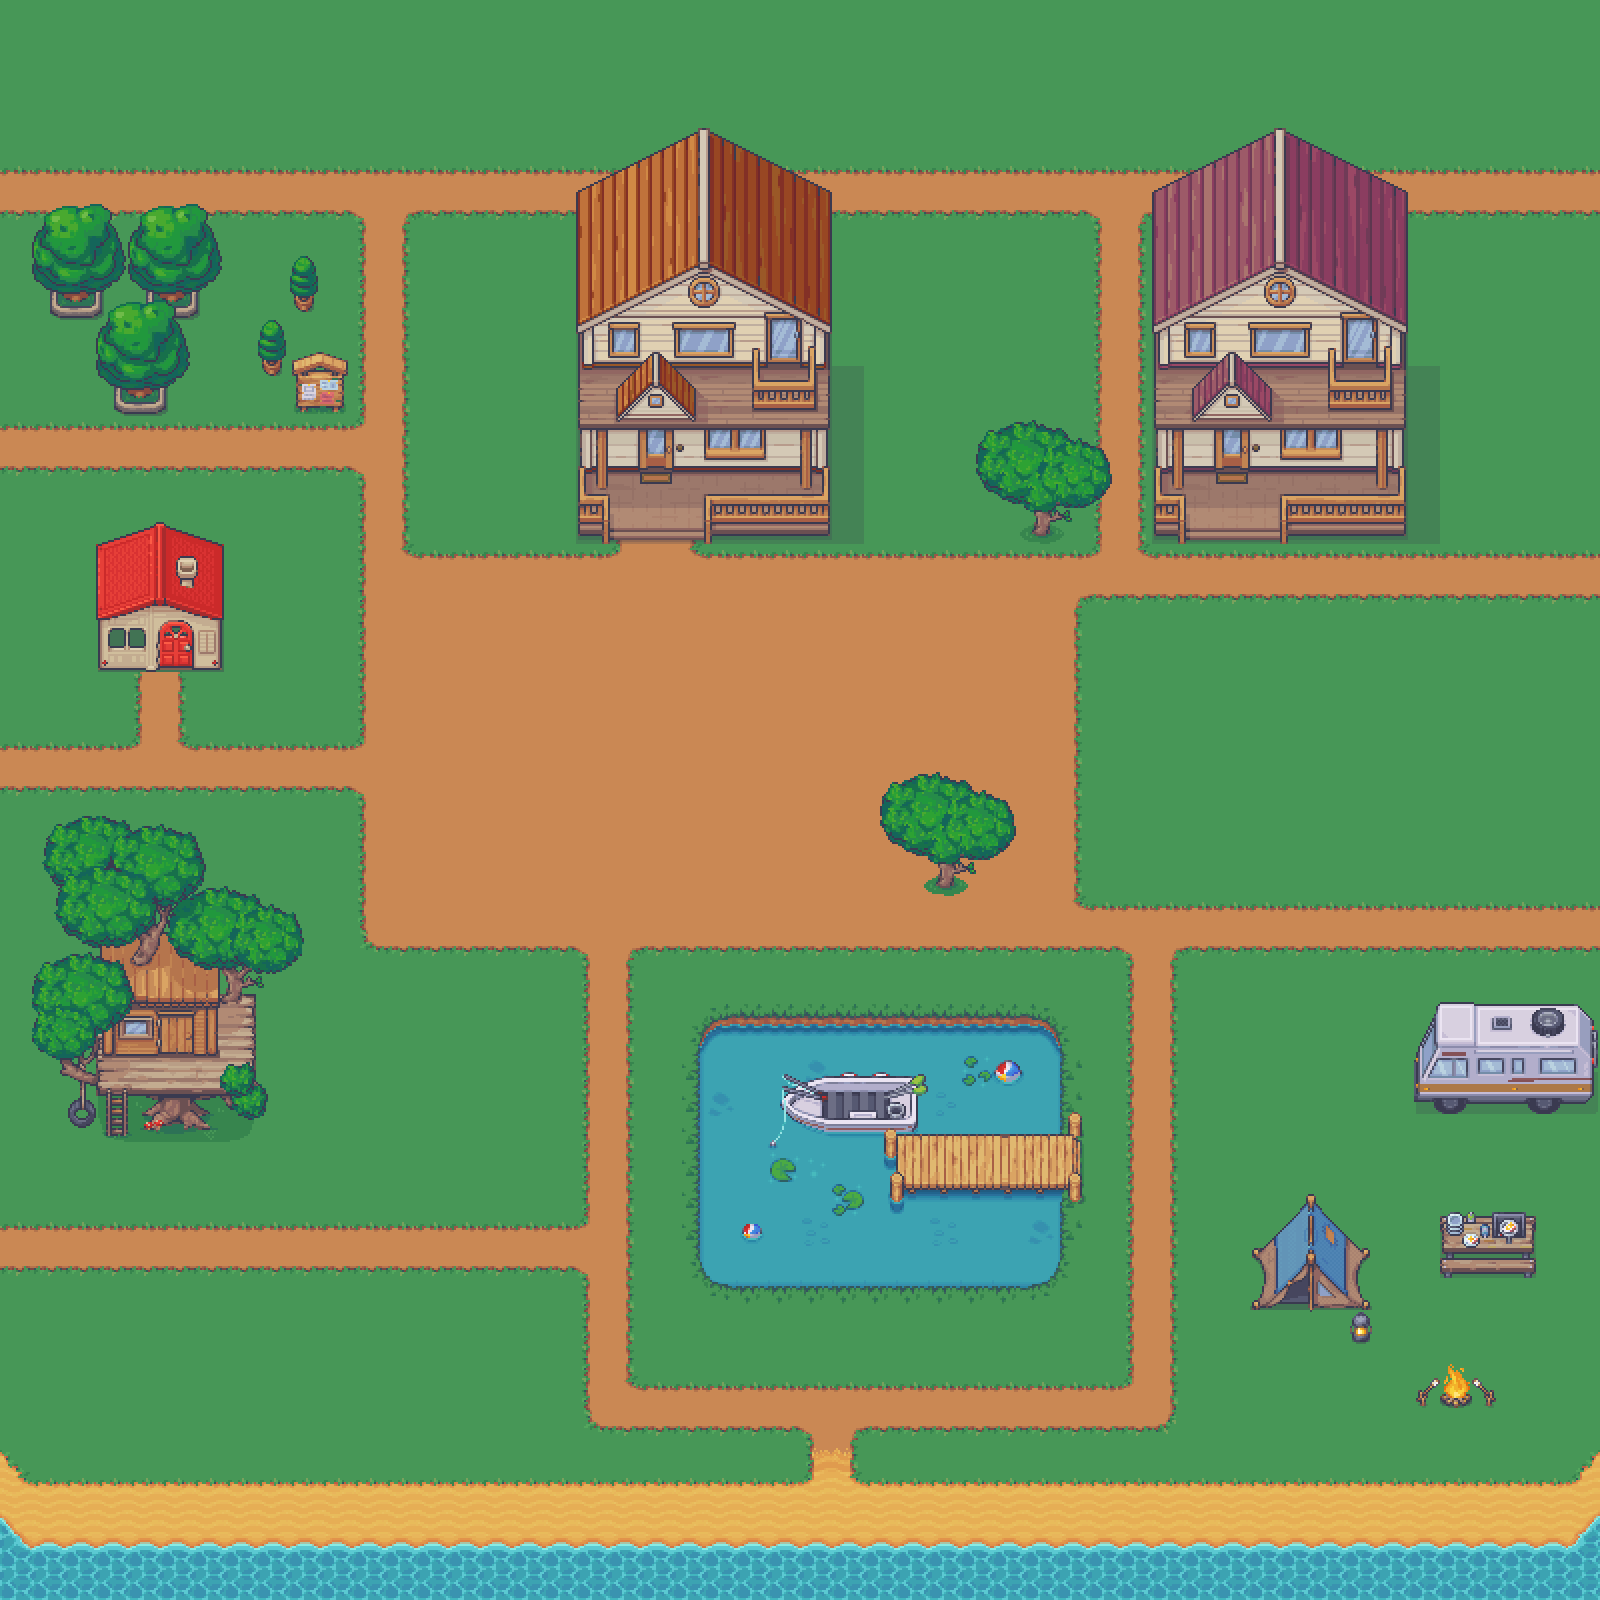

A 2D game scene composited from a Tiled map and its tileset images. What follows is a short description and the map's XML, with each tile layer's data collapsed to a summary:
An orthogonal 50x50 tile map with 32x32 px tiles, 27 tile layers (WalkablePaths, Ground, Lake, Boat, ...), 4 tilesets.

<map version="1.10" tiledversion="1.11.2" orientation="orthogonal" renderorder="right-down" width="50" height="50" tilewidth="32" tileheight="32" infinite="0" nextlayerid="45" nextobjectid="31">
 <tileset firstgid="1" source="grounds.tsx" />
 <tileset firstgid="2177" source="citytiles.tsx" />
 <tileset firstgid="8254" source="villas.tsx" />
 <tileset firstgid="10078" source="camping.tsx" />
 <layer id="23" name="WalkablePaths" width="50" height="50">
  <data>[2500 cells, 2496 non-empty, 2 distinct tile ids]</data>
 </layer>
 <layer id="1" name="Ground" width="50" height="50">
  <data>[2500 cells, 2500 non-empty, 8 distinct tile ids]</data>
 </layer>
 <layer id="40" name="Lake" width="50" height="50">
  <data>[2500 cells, 130 non-empty, 34 distinct tile ids]</data>
 </layer>
 <layer id="42" name="Boat" width="50" height="50">
  <data>[2500 cells, 15 non-empty, 15 distinct tile ids]</data>
 </layer>
 <layer id="41" name="Plank" width="50" height="50">
  <data>[2500 cells, 22 non-empty, 22 distinct tile ids]</data>
 </layer>
 <layer id="43" name="Camping" width="50" height="50">
  <data>[2500 cells, 56 non-empty, 56 distinct tile ids]</data>
 </layer>
 <layer id="44" name="TreeHouse" width="50" height="50">
  <data>[2500 cells, 95 non-empty, 95 distinct tile ids]</data>
 </layer>
 <layer id="20" name="Beach" width="50" height="50">
  <data>[2500 cells, 154 non-empty, 12 distinct tile ids]</data>
 </layer>
 <layer id="19" name="Paths" width="50" height="50">
  <data>[2500 cells, 682 non-empty, 13 distinct tile ids]</data>
 </layer>
 <group id="22" name="Buildings">
  <layer id="4" name="House" width="50" height="50">
   <data>[2500 cells, 62 non-empty, 62 distinct tile ids]</data>
  </layer>
  <layer id="9" name="Library" width="50" height="50">
   <data>[2500 cells, 12 non-empty, 12 distinct tile ids]</data>
  </layer>
  <layer id="38" name="EmptyHouse1" width="50" height="50">
   <data>[2500 cells, 69 non-empty, 69 distinct tile ids]</data>
  </layer>
 </group>
 <layer id="3" name="Trees" width="50" height="50">
  <data>[2500 cells, 8 non-empty, 4 distinct tile ids]</data>
 </layer>
 <group id="10" name="Skills">
  <layer id="15" name="C++" width="50" height="50">
   <data>[2500 cells, 2 non-empty, 2 distinct tile ids]</data>
  </layer>
  <layer id="13" name="Rust" width="50" height="50">
   <data>[2500 cells, 2 non-empty, 2 distinct tile ids]</data>
  </layer>
  <layer id="12" name="Architecture" width="50" height="50">
   <data>[2500 cells, 3 non-empty, 3 distinct tile ids]</data>
  </layer>
  <layer id="14" name="Pipelines" width="50" height="50">
   <data>[2500 cells, 3 non-empty, 3 distinct tile ids]</data>
  </layer>
  <layer id="11" name="Typescript" width="50" height="50">
   <data>[2500 cells, 3 non-empty, 3 distinct tile ids]</data>
  </layer>
 </group>
 <group id="17" name="Signs">
  <layer id="18" name="SkillsForest" width="50" height="50">
   <data>[2500 cells, 4 non-empty, 4 distinct tile ids]</data>
  </layer>
 </group>
 <layer id="24" name="Character" width="50" height="50">
  <data>[2500 cells, 0 non-empty, 0 distinct tile ids]</data>
 </layer>
 <group id="30" name="AboveCharacter">
  <group id="35" name="SkillsAbove">
   <layer id="37" name="ArchitectureAbove" width="50" height="50">
    <data>[2500 cells, 9 non-empty, 9 distinct tile ids]</data>
   </layer>
   <layer id="36" name="PipelinesAbove" width="50" height="50">
    <data>[2500 cells, 9 non-empty, 9 distinct tile ids]</data>
   </layer>
   <layer id="34" name="TypescriptAbove" width="50" height="50">
    <data>[2500 cells, 9 non-empty, 9 distinct tile ids]</data>
   </layer>
  </group>
  <layer id="33" name="TreesAbove" width="50" height="50">
   <data>[2500 cells, 30 non-empty, 15 distinct tile ids]</data>
  </layer>
  <layer id="32" name="HouseAbove" width="50" height="50">
   <data>[2500 cells, 48 non-empty, 48 distinct tile ids]</data>
  </layer>
  <layer id="31" name="LibraryAbove" width="50" height="50">
   <data>[2500 cells, 8 non-empty, 8 distinct tile ids]</data>
  </layer>
  <layer id="39" name="EmptyHouse1Above" width="50" height="50">
   <data>[2500 cells, 48 non-empty, 48 distinct tile ids]</data>
  </layer>
 </group>
</map>
